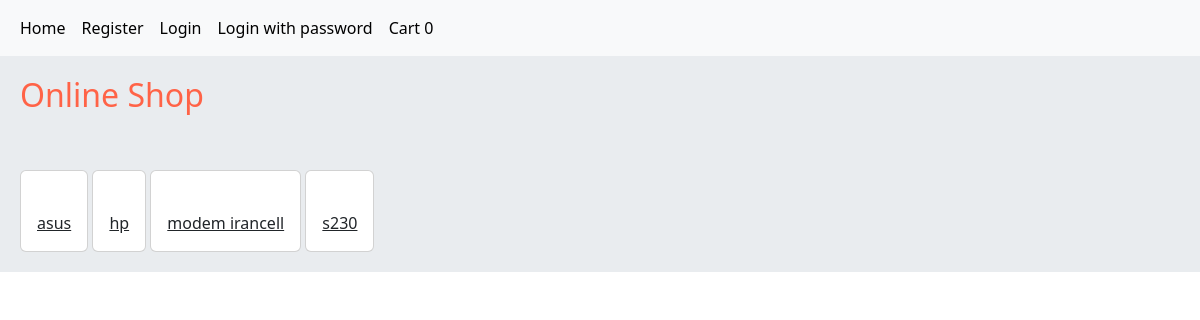
The app's page /, older data.
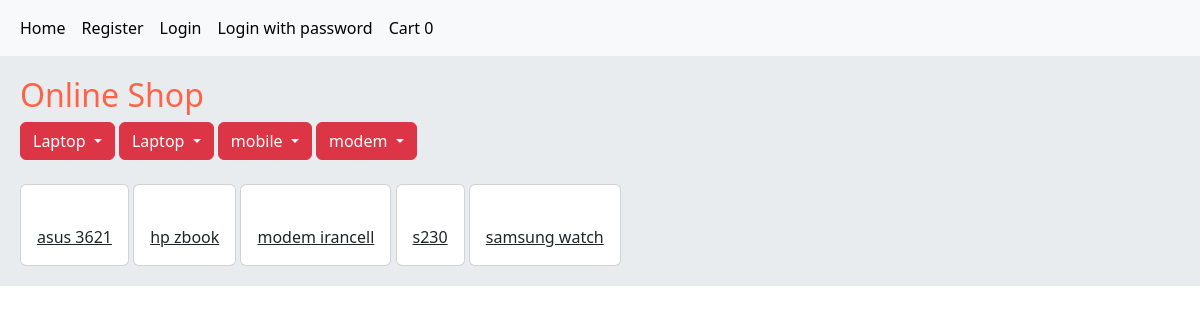
The same page, newer data.
### product/models.py (models this page shows, shortened)
class Product(models.Model):
    category = models.ManyToManyField(Category, related_name='products')
    name = models.CharField(max_length=100)
    slug = models.SlugField(max_length=100, unique=True)
    image = models.ImageField()
    description = models.TextField()
    price = models.IntegerField()
    available = models.BooleanField(default=True)
    created = models.DateTimeField(auto_now_add=True)
    updated = models.DateTimeField(auto_now=True)
    class Meta:
        ordering = ['name']
    def get_absolute_url(self):
        return reverse('product:product_detail', kwargs={
            'slug': self.slug
        })

class Category(models.Model):
    name = models.CharField(max_length=100)
    slug = models.SlugField(max_length=100, unique=True)
    sub_category = models.ForeignKey('self', on_delete=models.CASCADE, null=True, blank=True,
                                     related_name='sub_categories')
    is_sub_category = models.BooleanField(default=False)
    class Meta:
        ordering = ['name']
        verbose_name_plural = 'Categories'
    def __str__(self):
        return self.name
    def get_absolute_url(self):
        return reverse('home:home_category', args=[self.slug, ])

### home/views.py (the view)
# urls.py: path('', views.HomeView.as_view(), name='home'),
class HomeView(View):
    def get(self, request, slug=None):
        products = Product.objects.filter(available=True)
        categories = Category.objects.filter(is_sub_category=False)
        if slug:
            products = products.filter(category__slug=slug)
        return render(request, 'home/home.html', {'products': products, 'categories': categories})

### orders/cart.py (called while the page is built)
    def __len__(self):
        return sum(item['quantity']
                   for item in self.cart.values())

### orders/context_processors.py (called while the page is built)
def cart(request):
    return {'cart': Cart(request)}

### home/templates/home/home.html (shortened to what this page needs)
{% extends 'master.html' %}
{% load static %}
{% block extra_header %}
    <link rel="stylesheet" href="{% static 'home/css/style.css' %}">
{% endblock %}
{% block content %}
    <h2 class="homepage">Online Shop</h2>
    {% for category in categories %}
        {% for sub in category.sub_categories.all %}
            <div class="btn-group">
                <a href="{{ category.get_absolute_url }}" class="btn btn-danger dropdown-toggle"
                   data-bs-toggle="dropdown"
                   aria-expanded="false">
                    {{ category.name }}
                </a>
            </div>
        {% endfor %}
    {% endfor %}
    <br><br>
    {% for product in products %}
        <div class="card" style="display: inline-block;">
            <div class="card-body ">
                <a class="card-title text-center" href="{{ product.get_absolute_url }}">{{ product.name }}</a>
            </div>
        </div>
    {% endfor %}
{% endblock %}

### templates/master.html (shortened to what this page needs)
{% load static %}
<!DOCTYPE html>
<html lang="en">
<head>
{% load bootstrap5 %}
  {% bootstrap_css %}
    <link rel="stylesheet" href="{% static 'css/master_style.css' %}">
</head>
{% block extra_header %}
{% endblock %}
<body>
{% include 'includes/navbar.html' %}
<div class="jumbotron">
    {% block content %}
    {% endblock %}
</div>
</body>
</html>

### templates/includes/navbar.html (shortened to what this page needs)
<nav class="navbar navbar-expand-lg bg-body-tertiary bg-dark">
    <div class="container-fluid">
        <div class="collapse navbar-collapse" id="navbarNav">
            <ul class="navbar-nav">
                <li class="nav-item">
                    <a class="nav-link active" aria-current="page" href="{% url 'home:home' %}">Home</a>
                </li>
                <li class="nav-item">
                    <a class="nav-link active" aria-current="page"
                       href="{% url 'accounts:user_register' %}">Register</a>
                </li>
                {% if request.user.is_authenticated %}
                    <li class="nav-item">
                        <a class="nav-link active" aria-current="page"
                           href="{% url 'accounts:user_logout' %}">Logout</a>
                    </li>
                {% else %}
                    <li class="nav-item">
                        <a class="nav-link active" aria-current="page" href="{% url 'accounts:user_login' %}">Login</a>
                    </li>
                    <li class="nav-item">
                        <a class="nav-link active" aria-current="page"
                           href="{% url 'accounts:user_login_with_password' %}">Login with password</a>
                    </li>
                {% endif %}
  <li class="nav-item">
                        <a class="nav-link active" aria-current="page"
                           href="{% url 'orders:cart' %}">Cart {{ cart |length }}</a>
                    </li>
            </ul>
        </div>
    </div>
</nav>

### static/css/master_style.css (style rules this page uses)
.jumbotron { padding: 20px; margin-bottom: 20px; background-color: #e9ecef; }

### home/static/home/css/style.css (style rules this page uses)
.homepage { color: tomato; }

Row changes from the older to the newer data that the page shows:
now on this page (row unchanged): Category: name "Laptop"
now on this page (row unchanged): Category: name "mobile"
now on this page (row unchanged): Category: name "modem"
changed Product: name "asus" → "asus 3621"
changed Product: name "hp" → "hp zbook"
added Product: name "samsung watch"
